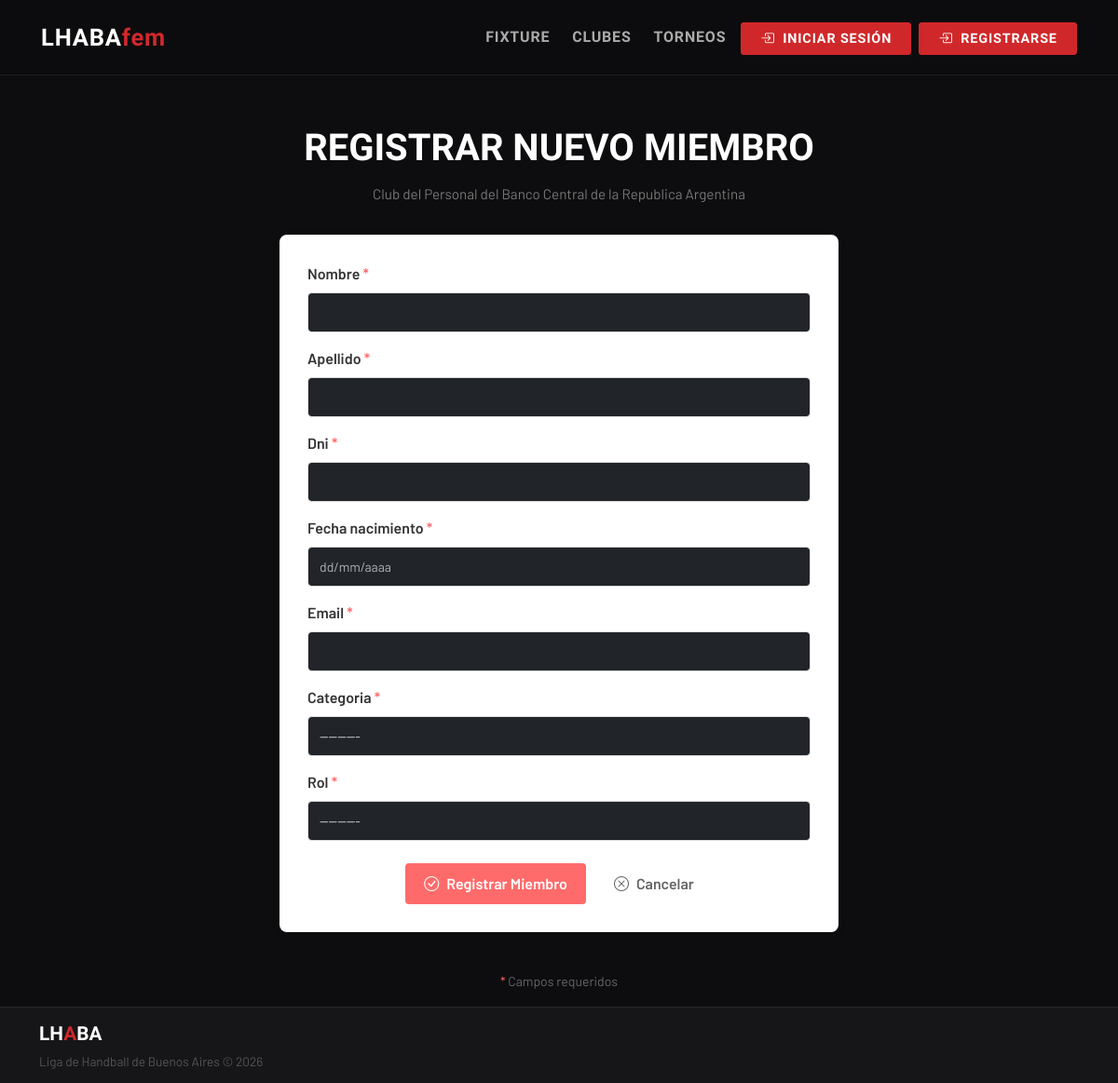
The page /perfil_coordinador/CPBCRA/equipos/registrar_persona/ on the database its author committed.
### clubes/models.py (models this page shows, shortened)
class ClubesRegistrados(models.Model):
    id = models.AutoField(primary_key=True)
    nombre_siglas = models.CharField(unique=True)
    nombre_completo = models.CharField()
    nombre_corto = models.CharField(max_length=30,null=True)
    localidad = models.CharField()
    email = models.EmailField()
    fecha_ingreso = models.DateField(auto_now_add=True)
    coordinador_deportivo = models.OneToOneField(
        "accounts.Profile",
        on_delete=models.CASCADE,
        null=False,
        blank=False,
        related_name="club"
    )

class Rol(models.Model):
    id_rol = models.AutoField(primary_key=True)
    rol = models.CharField(max_length=30)
    descripcion = models.CharField(max_length=80,null=True)
    def __str__(self):
        if self.descripcion:
            mensaje = f"{self.rol} - {self.descripcion}"
        else:
            mensaje = f"{self.rol}"
        return mensaje

### clubes/views.py (the view)
# urls.py: path("perfil_coordinador/<nombre_siglas>/equipos/registrar_persona/", registrar_persona, name="registrar_persona"),
def registrar_persona(request,nombre_siglas):
    club = get_object_or_404(ClubesRegistrados, nombre_siglas=nombre_siglas)
    if request.method == "POST":
        persona_form = PersonaForm(request.POST)
        rol_form = PersonaRolForm(request.POST)
        if persona_form.is_valid() and rol_form.is_valid():
            persona = persona_form.save()
            persona_rol = rol_form.save(commit=False)
            persona_rol.persona = persona
            persona_rol.club = club
            persona_rol.save()
            return redirect("administrar_equipos", nombre_siglas=nombre_siglas)
    else:
        persona_form = PersonaForm()
        rol_form = PersonaRolForm()
    contexto = {
        "club": club,
        "persona_form": persona_form,
        "rol_form": rol_form
    }
    return render(request, "clubes/persona_registrar.html", contexto)

### clubes/forms.py
class PersonaForm(forms.ModelForm):
    class Meta:
        model = Persona
        fields = ("nombre","apellido","dni","fecha_nacimiento","email")
        widgets = {
            "nombre": forms.TextInput(attrs={'class':'form-control'}),
            "apellido": forms.TextInput(attrs={'class':'form-control'}),
            "dni": forms.TextInput(attrs={'class':'form-control'}),
            "fecha_nacimiento": forms.DateInput(attrs={
                'class':'form-control',
                'type':'text',
                'placeholder':'dd/mm/aaaa'
            }),
            "email": forms.EmailInput(attrs={'class':'form-control'}),
        }
    def __init__(self, *args, **kwargs):
        super().__init__(*args, **kwargs)
        self.fields['fecha_nacimiento'].input_formats = ['%d/%m/%Y', '%Y-%m-%d']

class PersonaRolForm(forms.ModelForm):
    class Meta:
        model = PersonaRol
        fields = ("categoria", "rol")
        widgets = {
            "categoria": forms.Select(attrs={'class':'form-control'}),
            "rol": forms.Select(attrs={'class':'form-control'}),
        }

### clubes/models.py (called while the page is built)
    def __str__(self):
        return f"{self.nombre_categoria}"

### clubes/templates/clubes/persona_registrar.html (shortened to what this page needs)
{% extends 'index.html' %}
{% block princ_content %}
  <div class="container-xl">
    <div class="page-header">
      <div class="page-title">Registrar Nuevo Miembro</div>
      <div class="page-subtitle">{{ club.nombre_completo }}</div>
    </div>
    <div class="form-container" style="max-width: 600px; margin: 0 auto;">
      <form method="POST" class="form-persona">
        <div class="form-group mb-3">
          <label for="{{ persona_form.nombre.id_for_label }}" class="form-label">
            {{ persona_form.nombre.label }} <span style="color: #ff6b6b;">*</span>
          </label>
          {{ persona_form.nombre }}
        </div>
        <div class="form-group mb-3">
          <label for="{{ persona_form.apellido.id_for_label }}" class="form-label">
            {{ persona_form.apellido.label }} <span style="color: #ff6b6b;">*</span>
          </label>
          {{ persona_form.apellido }}
        </div>
        <div class="form-group mb-3">
          <label for="{{ persona_form.dni.id_for_label }}" class="form-label">
            {{ persona_form.dni.label }} <span style="color: #ff6b6b;">*</span>
          </label>
          {{ persona_form.dni }}
        </div>
        <div class="form-group mb-3">
        <label for="{{ persona_form.fecha_nacimiento.id_for_label }}" class="form-label">
            {{ persona_form.fecha_nacimiento.label }} <span style="color: #ff6b6b;">*</span>
        </label>
        {{ persona_form.fecha_nacimiento }}
        </div>
        <div class="form-group mb-3">
          <label for="{{ persona_form.email.id_for_label }}" class="form-label">
            {{ persona_form.email.label }} <span style="color: #ff6b6b;">*</span>
          </label>
          {{ persona_form.email }}
        </div>
        <div class="form-group mb-3">
          <label for="{{ rol_form.categoria.id_for_label }}" class="form-label">
            {{ rol_form.categoria.label }} <span style="color: #ff6b6b;">*</span>
          </label>
          {{ rol_form.categoria }}
        </div>
        <div class="form-group mb-4">
          <label for="{{ rol_form.rol.id_for_label }}" class="form-label">
            {{ rol_form.rol.label }} <span style="color: #ff6b6b;">*</span>
          </label>
          {{ rol_form.rol }}
        </div>
        <div class="form-actions" style="display: flex; gap: 10px; justify-content: center;">
          <button type="submit" class="btn btn-danger">
            <i class="bi bi-check-circle"></i> Registrar Miembro
          </button>
          <a href="{% url 'administrar_equipos' user.club.nombre_siglas %}" class="btn btn-outline-secondary">
            <i class="bi bi-x-circle"></i> Cancelar
          </a>
        </div>
      </form>
    </div>
    <div style="text-align: center; margin-top: 40px; color: #666;">
      <p><small><span style="color: #ff6b6b;">*</span> Campos requeridos</small></p>
    </div>
  </div>
{% endblock %}

### templates/index.html (style rules this page uses)
:root { --lhaba-red: #D0282A; --lhaba-red-dark: #A01E20; --lhaba-gold: #E8A020; --bg-dark: #0D0D0F; --bg-card: #161618; --bg-card-hover: #1E1E22; --border-subtle: rgba(255,255,255,0.07); }
* { box-sizing: border-box; }
body { background-color: var(--bg-dark); font-family: 'Barlow', sans-serif; color: #E0E0E0; min-height: 100vh; overflow-x: hidden; display: flex; flex-direction: column; }
html, body { height: 100%; }
.page-header { padding: 3rem 0 2rem; text-align: center; }
.page-title { font-family: 'Barlow Condensed', sans-serif; font-weight: 800; font-size: 2.8rem; text-transform: uppercase; color: #fff; }
.page-subtitle { color: #777; margin-top: 0.5rem; font-size: 0.95rem; }
.page-title { font-family: 'Barlow Condensed', sans-serif; font-weight: 800; font-size: 2.5rem; text-transform: uppercase; color: #fff; }
.container-xl { position: relative; z-index: 1; }

### clubes/templates/clubes/persona_registrar.html (style rules this page uses)
.form-container { background: #fff; padding: 30px; border-radius: 8px; box-shadow: 0 2px 8px rgba(0, 0, 0, 0.1); }
.form-group { display: flex; flex-direction: column; }
.form-label { font-weight: 600; margin-bottom: 8px; color: #333; }
.form-control { padding: 10px 12px; border: 1px solid #ddd; border-radius: 4px; font-size: 14px; transition: border-color 0.3s; font-family: inherit; }
.form-actions button, .form-actions a { padding: 10px 20px; font-weight: 600; border-radius: 4px; border: none; cursor: pointer; transition: all 0.3s; text-decoration: none; display: inline-flex; align-items: center; gap: 8px; }
.btn-danger { background-color: #ff6b6b; color: white; }
.btn-outline-secondary { background-color: transparent; color: #666; border: 1px solid #ddd; }

### rows shown on the page
ClubesRegistrados: nombre_completo "Club del Personal del Banco Central de la Republica Argentina"
Rol: rol "---------"

### other values the page prints
{{ persona_form.nombre.label }} "Nombre"
{{ persona_form.apellido.label }} "Apellido"
{{ persona_form.dni.label }} "Dni"
{{ persona_form.fecha_nacimiento.label }} "Fecha nacimiento"
{{ persona_form.email.label }} "Email"
{{ rol_form.categoria.label }} "Categoria"
{{ rol_form.rol.label }} "Rol"
